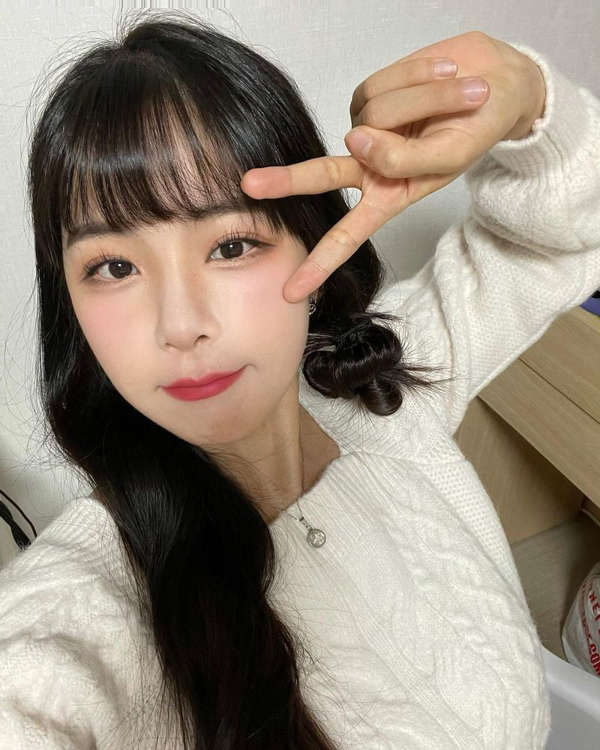
#> input picture eyeDetection/faceSampleImage/vSelfie.jpg, 600 x 750 px
$ python main.py
#> lines starting #> are read from the running program, lines starting #| are printed output that depends on the picture; after the words box and inside, x2 and y2 are one past the last pixel; in counts of white or black regions, pixels touching at a corner belong together
### eyeDetection/blurIris.py
def iris_blur(image_file_name) :
#> called with image_file_name = 'eyeDetection/faceSampleImage/vSelfie.jpg'
    import cv2
    import numpy as np
    import matplotlib.pyplot as plt
    import math
    import os

    face_cascade = cv2.CascadeClassifier(cv2.data.haarcascades + 'haarcascade_frontalface_default.xml')
    eye_cascade = cv2.CascadeClassifier(cv2.data.haarcascades + 'haarcascade_eye.xml')
    outputImage = os.path.dirname(os.path.realpath(__file__))+'/protectedImage/new.jpg'

    img = cv2.imread(image_file_name)
#> img is the input picture: shape (750, 600, 3); mean B, G, R 127.1, 140.7, 152.9
    gray = cv2.cvtColor(img, cv2.COLOR_BGR2GRAY)
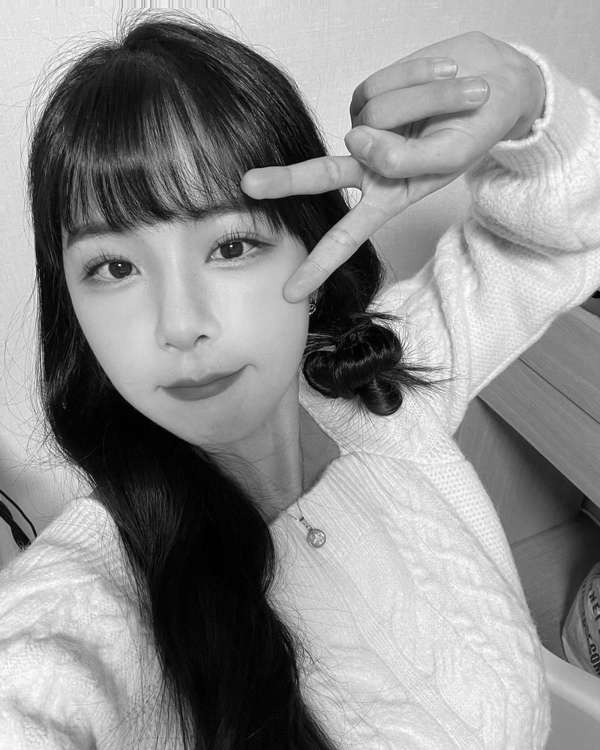
#> gray: shape (750, 600); min 0, max 254, mean 142.8

    ksize = 10
    tmp = 0

    faces = face_cascade.detectMultiScale(gray, 1.3, 5)
#> faces = [[54, 233, 102, 102]]
    for (x, y, w, h) in faces:
        roi_color = img[y:y + h, x:x + w]
        roi_gray = gray[y:y + h, x:x + w]
        eyes = eye_cascade.detectMultiScale(roi_gray)
        for (ex, ey, ew, eh) in eyes:
            p1 = (x+ex+5, y+ey)
            p2 = (p1[0] + ew, p1[1] + eh)

            circle_center = ((p1[0] + p2[0])// 2, (p1[1] + p2[1]) // 2)
            circle_radius = int(math.sqrt(ew*2 + eh*2) // 2)
            mask_img = np.zeros(img.shape, dtype='uint8')
            cv2.circle(mask_img, circle_center, circle_radius, (255, 255, 255), -1)

            img_all_blurred = cv2.blur(img, (ksize, ksize))

            if tmp == 0:
                img_first_blurred = np.where(mask_img > 0, img_all_blurred, img)
                tmp += 1

            else :
                img_second_blurred = np.where(mask_img > 0, img_all_blurred, img_first_blurred)
                tmp += 2
#> this loop made 1 pass
#> (x, y, w, h, eyes) on pass 1: (54, 233, 102, 102, [[26, 9, 57, 57]])
#> pass 1, in iris_blur, `roi_color = img[y:y + h, x:x + w]`:
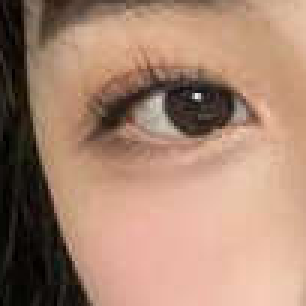
#> roi_color: shape (102, 102, 3) (shown 3 times larger); mean B, G, R 113.2, 133.4, 168.1
#> pass 1, in iris_blur, `roi_gray = gray[y:y + h, x:x + w]`:
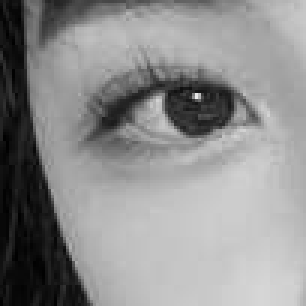
#> roi_gray: shape (102, 102) (shown 3 times larger); min 1, max 235, mean 141.5
#> after the loop:
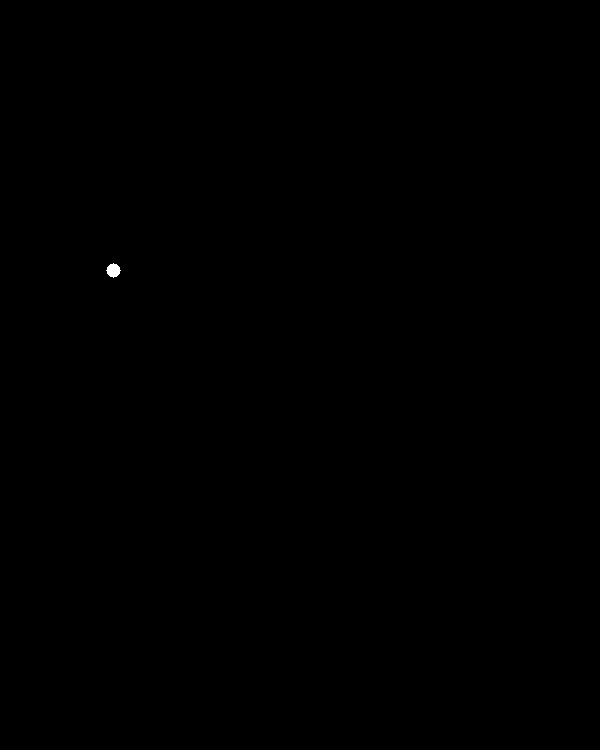
#> mask_img: shape (750, 600, 3); 0.03% white; 1 white region, box (x1, y1, x2, y2) and area: (106, 263, 121, 278) 149
#> after the loop, tmp = 1

    if tmp == 1:
        cv2.imwrite(outputImage,img_first_blurred)

    elif tmp == 2:
        cv2.imwrite(outputImage,img_second_blurred)

    else :
        cv2.imwrite(outputImage,img)


# [2 lines that do not run on import are left out]

### eyeDetection/main.py
import blurIris
import os

inputImage = os.path.dirname(os.path.realpath(__file__))+'/faceSampleImage/vSelfie.jpg'
blurIris.iris_blur(inputImage)

$ run again, with eyeDetection/faceSampleImage/face.jpg copied over eyeDetection/faceSampleImage/vSelfie.jpg
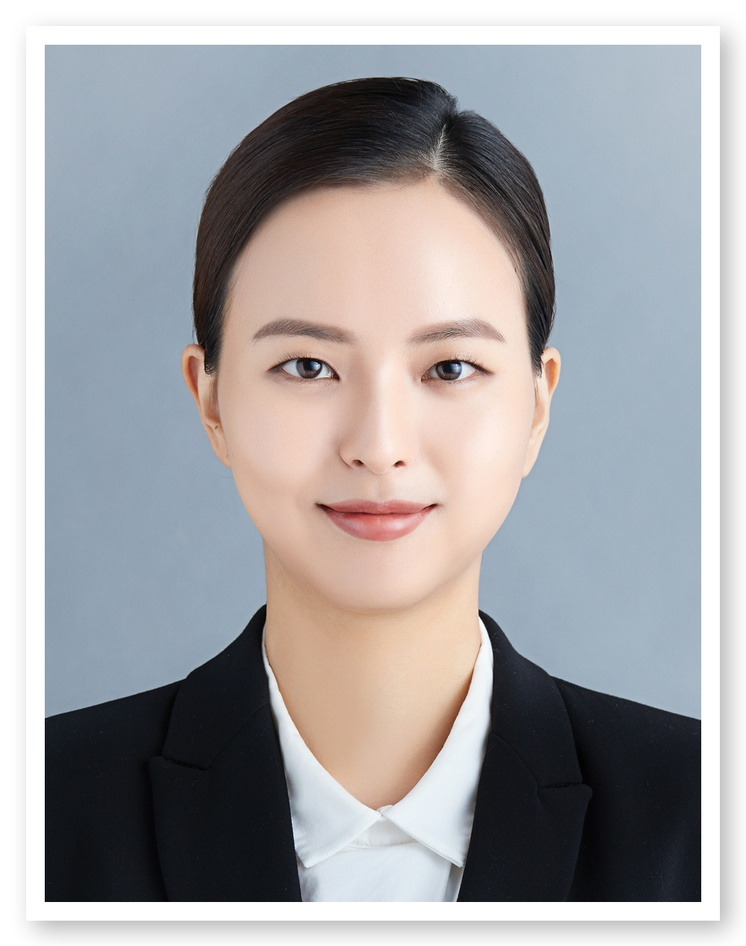
#> input picture eyeDetection/faceSampleImage/face.jpg, 746 x 946 px, shrunk from 1000 x 1269 before the run
#> in iris_blur, img is the input picture: shape (946, 746, 3); mean B, G, R 165.5, 163.1, 164.1
#> in iris_blur, `gray = cv2.cvtColor(img, cv2.COLOR_BGR2GRAY)`:
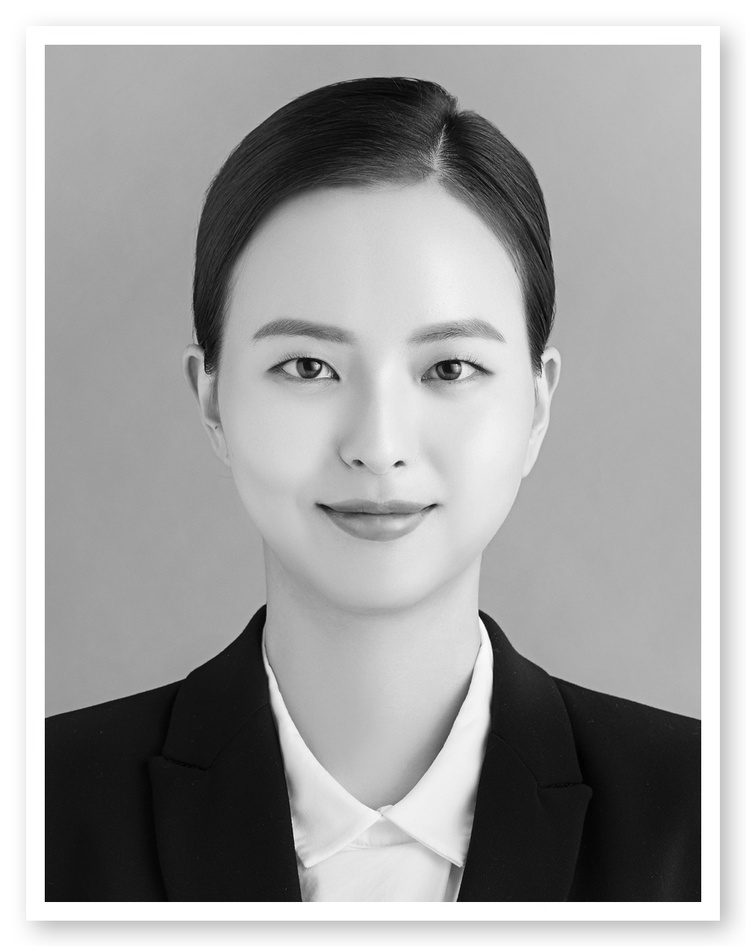
#> gray: shape (946, 746); min 0, max 255, mean 163.7
#> faces = [[165, 199, 433, 433]]
#> the loop in iris_blur, `for (x, y, w, h) in faces:` made 1 pass
#> (x, y, w, h, eyes) on pass 1: (165, 199, 433, 433, [[94, 124, 90, 90], [241, 131, 80, 80]])
#> pass 1, in iris_blur, `roi_gray = gray[y:y + h, x:x + w]`:
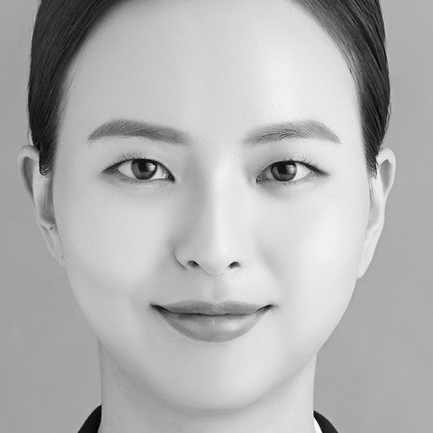
#> roi_gray: shape (433, 433); min 1, max 254, mean 178
#> after the loop in iris_blur, `for (x, y, w, h) in faces:`: tmp = 3

$ run again, with eyeDetection/faceSampleImage/noze.jpg copied over eyeDetection/faceSampleImage/vSelfie.jpg
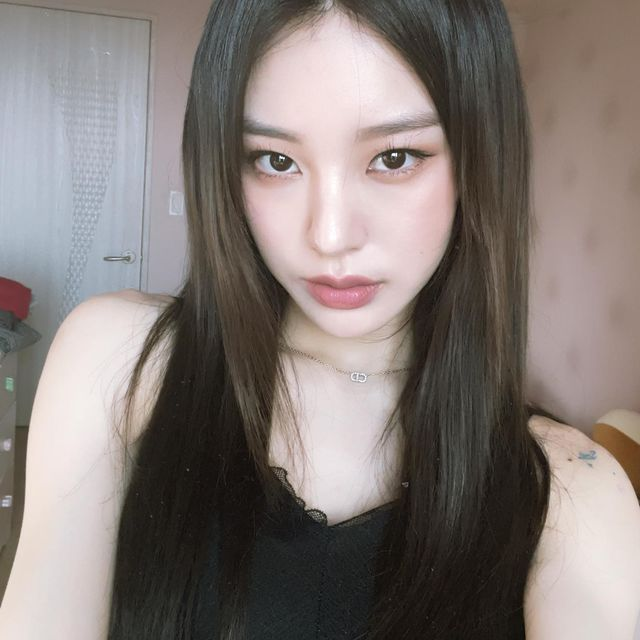
#> input picture eyeDetection/faceSampleImage/noze.jpg, 640 x 640 px
#> in iris_blur, img is the input picture: shape (640, 640, 3); mean B, G, R 119.6, 123.4, 132.5
#> in iris_blur, `gray = cv2.cvtColor(img, cv2.COLOR_BGR2GRAY)`:
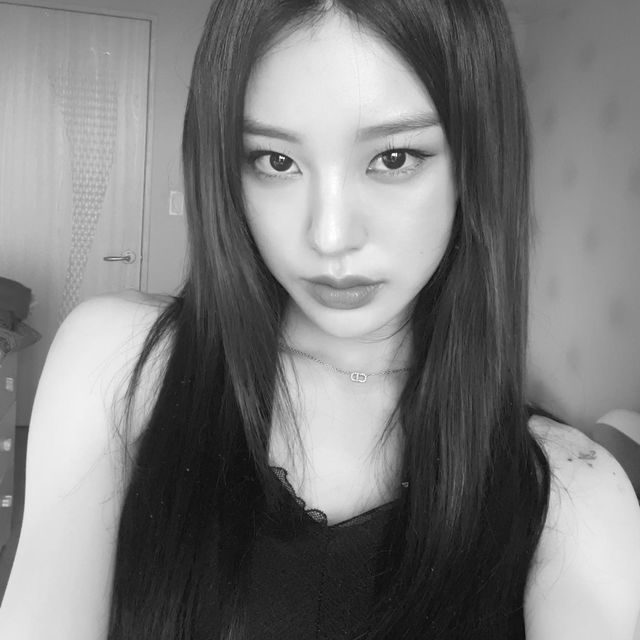
#> gray: shape (640, 640); min 8, max 255, mean 125.7
#> faces = [[185, 51, 292, 292]]
#> the loop in iris_blur, `for (x, y, w, h) in faces:` made 1 pass
#> (x, y, w, h, eyes) on pass 1: (185, 51, 292, 292, [[58, 80, 63, 63], [170, 74, 72, 72]])
#> pass 1, in iris_blur, `roi_gray = gray[y:y + h, x:x + w]`:
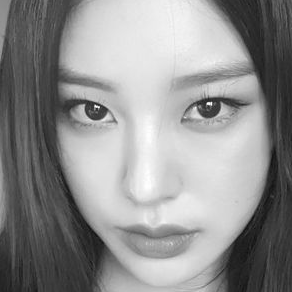
#> roi_gray: shape (292, 292); min 15, max 255, mean 143.5
#> after the loop in iris_blur, `for (x, y, w, h) in faces:`: tmp = 3
